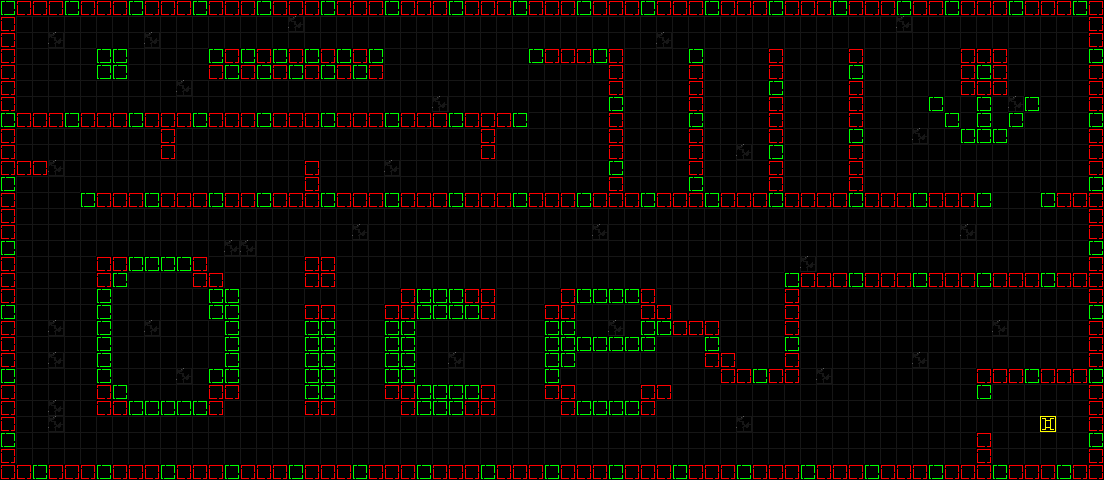

Rendered tile map (Tiled .tmx) drawn with the repository's tilesets; below, a short description and the map source with its tile grids summarised:
An orthogonal 69x30 tile map with 16x16 px tiles, 3 tile layers (Tile Layer 1, Tile Layer 2, Tile Layer 3).

<map version="1.0" orientation="orthogonal" width="69" height="30" tilewidth="16" tileheight="16">
 <tileset firstgid="1" name="tiles" tilewidth="16" tileheight="16">
  <image source="maps/tiles.png" width="80" height="16" />
 </tileset>
 <layer name="Tile Layer 1" width="69" height="30">
  <data>[2070 cells, 2070 non-empty, 5 distinct tile ids]</data>
 </layer>
 <layer name="Tile Layer 2" width="69" height="30">
  <data>[2070 cells, 1 non-empty, 1 distinct tile ids]</data>
 </layer>
 <layer name="Tile Layer 3" width="69" height="30">
  <data>[2070 cells, 6 non-empty, 2 distinct tile ids]</data>
 </layer>
</map>
